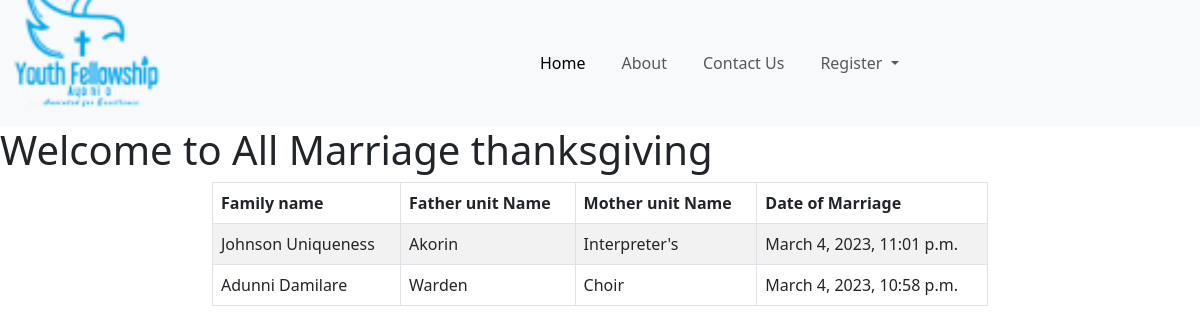
Screenshot of /all_marriage/ with the database file from the repository.
### registrations/models.py (models this page shows, shortened)
class MarriageThanksgiving(models.Model):
    MALE_BAND_CHOICES = [
        ('NIL', 'NIL'),
        ('J', 'JOSEPH'),
        ('JE', 'JEREMIAH'),
        ('EP', 'EPHRAIM'),
        ('SM', 'ST.MARK'),
        ('SJ', 'ST.JOHN'),
        ('JA', 'JAMES'),
    ]
    FEMALE_BAND_CHOICES = [
        ('NIL', 'NIL'),
        ('RH', 'RHODA'),
        ('HZ', 'HEPZIBAH'),
        ('FT', 'FAITH'),
        ('SU', 'SUSANNAH'),
        ('JO', 'JOANA'),
        ('TD', 'TRUTH DIVINE'),
    ]
    family_name = models.CharField(max_length=1000)
    band_of_husband = models.CharField(max_length=350, choices=MALE_BAND_CHOICES, default='J')
    band_of_wife = models.CharField(max_length=350, choices=FEMALE_BAND_CHOICES, default='RH')
    date_of_marriage = models.DateTimeField(auto_now_add=True)
    father_unit_name = models.CharField(max_length=90, null=True)
    mother_unit_name = models.CharField(max_length=90, null=True)
    is_read = models.BooleanField(default=False)

### registrations/views.py (the view)
# urls.py: path('all_marriage/', views.all_marriage_thanksgiving, name='marriage_thanks'),
def all_marriage_thanksgiving(request):
    info = MarriageThanksgiving.objects.all().order_by('-date_of_marriage')
    context = {'info':info}
    return render(request, 'registrations/all_marry.html', context)

### registrations/templates/registrations/all_marry.html (shortened to what this page needs)
{% extends 'base/main.html' %} {% block content %}
<h1>Welcome to All Marriage thanksgiving</h1>
<div class="container-fluid">
  <div class="row">
    <div class="col-md-8 mx-auto">
      <table class="table table-striped table-bordered table-hover">
        <thead>
          <tr>
            <th scope="col">Family name</th>
            <th scope="col">Father unit Name</th>
            <th scope="col">Mother unit Name</th>
            <th scope="col">Date of Marriage</th>
          </tr>
        </thead>
        <tbody>
          {% for message in info %} {% if message.is_read %}
          <tr>
            {% else %}
          <tr>
            {% endif %}
            <td>{{message.family_name}}</td>
            <td>{{message.father_unit_name}}</td>
            <td>{{message.mother_unit_name}}</td>
            <td>{{message.date_of_marriage}}</td>
          </tr>
          {% endfor %}
        </tbody>
      </table>
    </div>
  </div>
</div>
{% endblock content %}

### rows the page displays
MarriageThanksgiving: family_name "Johnson Uniqueness", father_unit_name "Akorin", mother_unit_name "Interpreter's", date_of_marriage "March 4, 2023, 11:01 p.m."
MarriageThanksgiving: family_name "Adunni Damilare", father_unit_name "Warden", mother_unit_name "Choir", date_of_marriage "March 4, 2023, 10:58 p.m."
